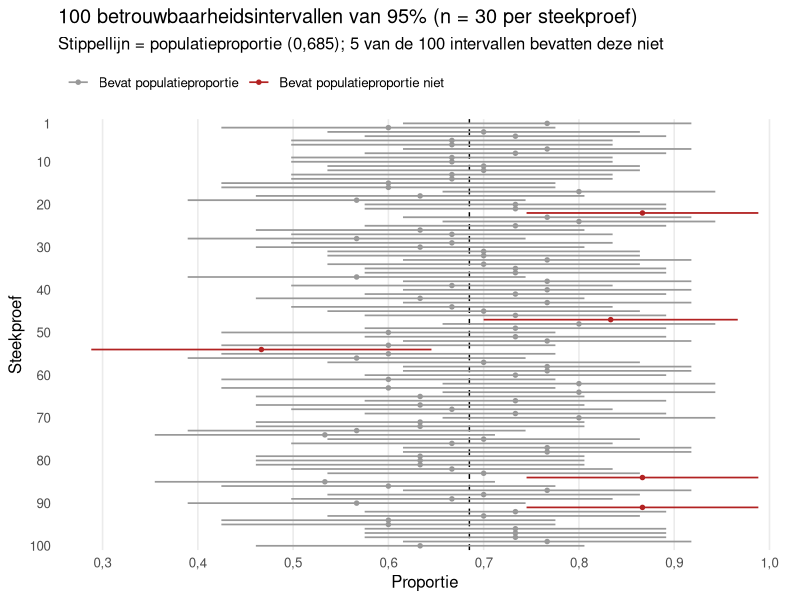

This figure's R source:
# Simulatie: 100 keer een 95%-betrouwbaarheidsinterval voor een proportie
# Populatieproportie = 0,685; steekproefgrootte n = 30
# Draai dit script vanuit de projectmap, zodat het relatieve opslagpad klopt.

library(ggplot2)

# Parameters ---------------------------------------------------------------
p_pop   <- 0.685                   # populatieproportie
n       <- 30                      # steekproefgrootte
n_sim   <- 100                     # aantal steekproeven
z       <- qnorm(0.975)            # 1,96
doel_mis <- 5                      # gewenst aantal intervallen dat p_pop mist (5%)

# Getallen met decimale komma
komma <- function(x, d = 3) formatC(x, format = "f", digits = d, decimal.mark = ",")

# Simulatie ----------------------------------------------------------------
# Per steekproef: aantal 'successen' uit n personen, steekproefproportie,
# standaardfout en 95%-interval (p ± 1,96 * SE)
simuleer <- function(seed) {
  set.seed(seed)
  data.frame(steekproef = 1:n_sim,
             successen  = rbinom(n_sim, size = n, prob = p_pop)) |>
    transform(p_hat = successen / n) |>
    transform(se    = sqrt(p_hat * (1 - p_hat) / n)) |>
    transform(ondergrens = p_hat - z * se,
              bovengrens = p_hat + z * se) |>
    transform(bevat_pop = ondergrens <= p_pop & bovengrens >= p_pop)
}

# Zoek de eerste seed waarbij precies 'doel_mis' intervallen p_pop niet bevatten
seed <- 1
repeat {
  sim_df <- simuleer(seed)
  if (sum(!sim_df$bevat_pop) == doel_mis) break
  seed <- seed + 1
}
cat(sprintf("Gebruikte seed: %d\n", seed))

sim_df$status <- factor(ifelse(sim_df$bevat_pop,
                               "Bevat populatieproportie",
                               "Bevat populatieproportie niet"),
                        levels = c("Bevat populatieproportie",
                                   "Bevat populatieproportie niet"))

n_mis <- sum(!sim_df$bevat_pop)
cat(sprintf("%d van de %d intervallen bevatten de populatieproportie (%d%%).\n",
            n_sim - n_mis, n_sim, round(100 * (n_sim - n_mis) / n_sim)))

# Grafiek ------------------------------------------------------------------
grafiek <- ggplot(sim_df, aes(y = steekproef, colour = status)) +
  geom_vline(xintercept = p_pop, linetype = "dashed", colour = "black") +
  geom_segment(aes(x = ondergrens, xend = bovengrens, yend = steekproef),
               linewidth = 0.6) +
  geom_point(aes(x = p_hat), size = 1.2) +
  scale_colour_manual(values = c("Bevat populatieproportie"      = "grey60",
                                 "Bevat populatieproportie niet" = "firebrick"),
                      name = NULL) +
  scale_x_continuous(breaks = seq(0, 1.2, by = 0.1),
                     labels = \(x) komma(x, 1)) +
  scale_y_reverse(breaks = c(1, seq(10, n_sim, by = 10)), expand = c(0.01, 0.01)) +
  labs(
    title    = sprintf("%d betrouwbaarheidsintervallen van 95%% (n = %d per steekproef)", n_sim, n),
    subtitle = sprintf("Stippellijn = populatieproportie (%s); %d van de %d intervallen bevatten deze niet",
                       komma(p_pop), n_mis, n_sim),
    x = "Proportie",
    y = "Steekproef"
  ) +
  theme_minimal(base_size = 12) +
  theme(
    legend.position    = "top",
    legend.justification = "left",
    panel.grid.major.y = element_blank(),
    panel.grid.minor   = element_blank()
  )

# Opslaan ------------------------------------------------------------------
dir.create("afbeeldingen", showWarnings = FALSE)
ggsave("afbeeldingen/simulatie_betrouwbaarheidsintervallen.png", grafiek,
       width = 8, height = 10, dpi = 300, bg = "white")
